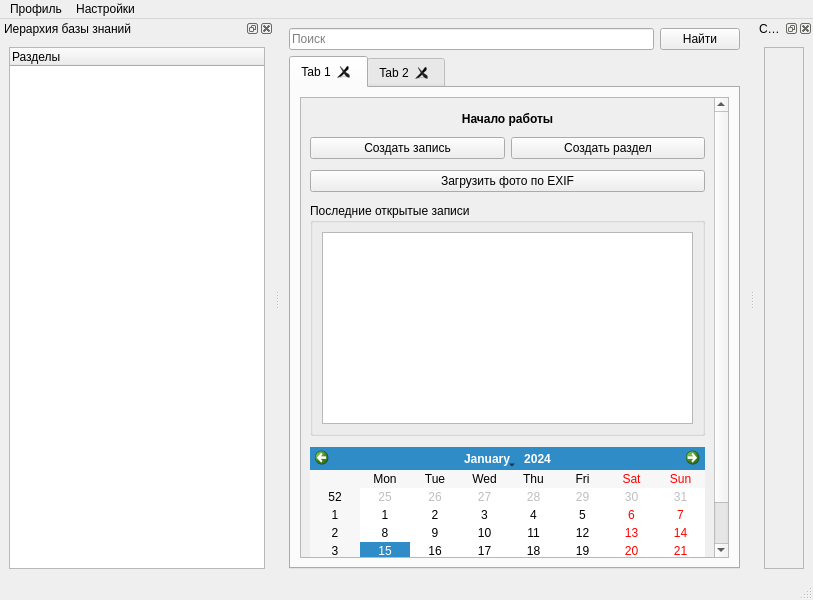
<?xml version="1.0" encoding="UTF-8"?>
<ui version="4.0">
 <class>MainWindow</class>
 <widget class="QMainWindow" name="MainWindow">
  <property name="geometry">
   <rect>
    <x>0</x>
    <y>0</y>
    <width>813</width>
    <height>600</height>
   </rect>
  </property>
  <property name="windowTitle">
   <string>MainWindow</string>
  </property>
  <property name="toolButtonStyle">
   <enum>Qt::ToolButtonStyle::ToolButtonTextBesideIcon</enum>
  </property>
  <property name="documentMode">
   <bool>false</bool>
  </property>
  <property name="dockNestingEnabled">
   <bool>false</bool>
  </property>
  <widget class="QWidget" name="centralwidget">
   <layout class="QVBoxLayout" name="verticalLayout_3">
    <item>
     <layout class="QHBoxLayout" name="horizontalLayout">
      <item>
       <widget class="QLineEdit" name="lineEdit">
        <property name="placeholderText">
         <string>Поиск</string>
        </property>
       </widget>
      </item>
      <item>
       <widget class="QPushButton" name="pushButton">
        <property name="text">
         <string>Найти</string>
        </property>
       </widget>
      </item>
     </layout>
    </item>
    <item>
     <widget class="QTabWidget" name="tabWidget">
      <property name="enabled">
       <bool>true</bool>
      </property>
      <property name="autoFillBackground">
       <bool>false</bool>
      </property>
      <property name="tabPosition">
       <enum>QTabWidget::TabPosition::North</enum>
      </property>
      <property name="tabShape">
       <enum>QTabWidget::TabShape::Rounded</enum>
      </property>
      <property name="currentIndex">
       <number>0</number>
      </property>
      <property name="documentMode">
       <bool>false</bool>
      </property>
      <property name="tabsClosable">
       <bool>true</bool>
      </property>
      <property name="movable">
       <bool>true</bool>
      </property>
      <property name="tabBarAutoHide">
       <bool>true</bool>
      </property>
      <widget class="QWidget" name="tab">
       <attribute name="title">
        <string>Tab 1</string>
       </attribute>
       <layout class="QHBoxLayout" name="horizontalLayout_2">
        <item>
         <layout class="QVBoxLayout" name="verticalLayout_4">
          <item>
           <widget class="QScrollArea" name="scrollArea">
            <property name="widgetResizable">
             <bool>true</bool>
            </property>
            <widget class="QWidget" name="scrollAreaWidgetContents">
             <property name="geometry">
              <rect>
               <x>0</x>
               <y>0</y>
               <width>355</width>
               <height>591</height>
              </rect>
             </property>
             <layout class="QVBoxLayout" name="verticalLayout_6">
              <item>
               <spacer name="verticalSpacer">
                <property name="orientation">
                 <enum>Qt::Orientation::Vertical</enum>
                </property>
                <property name="sizeType">
                 <enum>QSizePolicy::Policy::Minimum</enum>
                </property>
                <property name="sizeHint" stdset="0">
                 <size>
                  <width>20</width>
                  <height>5</height>
                 </size>
                </property>
               </spacer>
              </item>
              <item>
               <widget class="QLabel" name="label">
                <property name="sizePolicy">
                 <sizepolicy hsizetype="Minimum" vsizetype="Maximum">
                  <horstretch>0</horstretch>
                  <verstretch>0</verstretch>
                 </sizepolicy>
                </property>
                <property name="tabletTracking">
                 <bool>false</bool>
                </property>
                <property name="text">
                 <string>&lt;html&gt;&lt;head/&gt;&lt;body&gt;&lt;p&gt;&lt;span style=&quot; font-weight:700;&quot;&gt;Начало работы&lt;/span&gt;&lt;/p&gt;&lt;/body&gt;&lt;/html&gt;</string>
                </property>
                <property name="textFormat">
                 <enum>Qt::TextFormat::AutoText</enum>
                </property>
                <property name="scaledContents">
                 <bool>false</bool>
                </property>
                <property name="alignment">
                 <set>Qt::AlignmentFlag::AlignCenter</set>
                </property>
                <property name="wordWrap">
                 <bool>false</bool>
                </property>
                <property name="openExternalLinks">
                 <bool>false</bool>
                </property>
               </widget>
              </item>
              <item>
               <spacer name="verticalSpacer_3">
                <property name="orientation">
                 <enum>Qt::Orientation::Vertical</enum>
                </property>
                <property name="sizeType">
                 <enum>QSizePolicy::Policy::Minimum</enum>
                </property>
                <property name="sizeHint" stdset="0">
                 <size>
                  <width>20</width>
                  <height>5</height>
                 </size>
                </property>
               </spacer>
              </item>
              <item>
               <layout class="QHBoxLayout" name="horizontalLayout_3">
                <item>
                 <widget class="QPushButton" name="pushButton_3">
                  <property name="text">
                   <string>Создать запись</string>
                  </property>
                 </widget>
                </item>
                <item>
                 <widget class="QPushButton" name="pushButton_4">
                  <property name="text">
                   <string>Создать раздел</string>
                  </property>
                 </widget>
                </item>
               </layout>
              </item>
              <item>
               <spacer name="verticalSpacer_4">
                <property name="orientation">
                 <enum>Qt::Orientation::Vertical</enum>
                </property>
                <property name="sizeType">
                 <enum>QSizePolicy::Policy::Minimum</enum>
                </property>
                <property name="sizeHint" stdset="0">
                 <size>
                  <width>20</width>
                  <height>5</height>
                 </size>
                </property>
               </spacer>
              </item>
              <item>
               <widget class="QPushButton" name="pushButton_2">
                <property name="text">
                 <string>Загрузить фото по EXIF</string>
                </property>
               </widget>
              </item>
              <item>
               <spacer name="verticalSpacer_2">
                <property name="orientation">
                 <enum>Qt::Orientation::Vertical</enum>
                </property>
                <property name="sizeType">
                 <enum>QSizePolicy::Policy::Minimum</enum>
                </property>
                <property name="sizeHint" stdset="0">
                 <size>
                  <width>20</width>
                  <height>5</height>
                 </size>
                </property>
               </spacer>
              </item>
              <item>
               <widget class="QGroupBox" name="groupBox">
                <property name="sizePolicy">
                 <sizepolicy hsizetype="Preferred" vsizetype="Minimum">
                  <horstretch>0</horstretch>
                  <verstretch>150</verstretch>
                 </sizepolicy>
                </property>
                <property name="title">
                 <string>Последние открытые записи</string>
                </property>
                <layout class="QVBoxLayout" name="verticalLayout_7">
                 <item>
                  <layout class="QVBoxLayout" name="verticalLayout_5">
                   <item>
                    <widget class="QListWidget" name="listWidget">
                     <property name="frameShadow">
                      <enum>QFrame::Shadow::Sunken</enum>
                     </property>
                     <property name="sortingEnabled">
                      <bool>true</bool>
                     </property>
                    </widget>
                   </item>
                  </layout>
                 </item>
                </layout>
               </widget>
              </item>
              <item>
               <spacer name="verticalSpacer_5">
                <property name="orientation">
                 <enum>Qt::Orientation::Vertical</enum>
                </property>
                <property name="sizeType">
                 <enum>QSizePolicy::Policy::Minimum</enum>
                </property>
                <property name="sizeHint" stdset="0">
                 <size>
                  <width>20</width>
                  <height>5</height>
                 </size>
                </property>
               </spacer>
              </item>
              <item>
               <widget class="QCalendarWidget" name="calendarWidget"/>
              </item>
             </layout>
            </widget>
           </widget>
          </item>
         </layout>
        </item>
       </layout>
      </widget>
      <widget class="QWidget" name="tab_2">
       <attribute name="title">
        <string>Tab 2</string>
       </attribute>
       <layout class="QVBoxLayout" name="verticalLayout_8"/>
      </widget>
     </widget>
    </item>
   </layout>
  </widget>
  <widget class="QMenuBar" name="menuBar">
   <property name="geometry">
    <rect>
     <x>0</x>
     <y>0</y>
     <width>813</width>
     <height>33</height>
    </rect>
   </property>
   <widget class="QMenu" name="menu">
    <property name="title">
     <string>Профиль</string>
    </property>
   </widget>
   <widget class="QMenu" name="menu_2">
    <property name="title">
     <string>Настройки</string>
    </property>
   </widget>
   <addaction name="menu"/>
   <addaction name="menu_2"/>
  </widget>
  <widget class="QStatusBar" name="statusBar"/>
  <widget class="QDockWidget" name="dockWidget_6">
   <property name="floating">
    <bool>false</bool>
   </property>
   <property name="windowTitle">
    <string>Иерархия базы знаний</string>
   </property>
   <attribute name="dockWidgetArea">
    <number>1</number>
   </attribute>
   <widget class="QWidget" name="dockWidgetContents_6">
    <layout class="QVBoxLayout" name="verticalLayout_2">
     <item>
      <widget class="QTreeWidget" name="treeWidget">
       <column>
        <property name="text">
         <string notr="true">Разделы</string>
        </property>
       </column>
      </widget>
     </item>
    </layout>
   </widget>
  </widget>
  <widget class="QDockWidget" name="dockWidget_7">
   <property name="windowTitle">
    <string>Свойства</string>
   </property>
   <attribute name="dockWidgetArea">
    <number>2</number>
   </attribute>
   <widget class="QWidget" name="dockWidgetContents_7">
    <layout class="QVBoxLayout" name="verticalLayout">
     <item>
      <widget class="QFrame" name="frame">
       <property name="frameShape">
        <enum>QFrame::Shape::StyledPanel</enum>
       </property>
       <property name="frameShadow">
        <enum>QFrame::Shadow::Raised</enum>
       </property>
      </widget>
     </item>
    </layout>
   </widget>
  </widget>
 </widget>
 <resources/>
 <connections/>
</ui>
